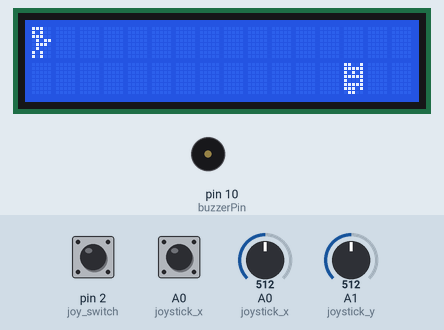
The sketch below on a simulated Arduino Uno, built with avr-gcc and run on an emulated ATmega328P. On the bench: 16×2 character LCD, buzzer (waves = sounding). The test bench sets the inputs (shaded band); at power-on: pin 2 (joy_switch) HIGH, A0 (joystick_x) = 512, A1 (joystick_y) = 512, A0 (joystick_x) HIGH. Random numbers use the default seed unless the sketch sets one.

Above: at 2.7 s.
2.8 s: pin 2 (joy_switch) pulled LOW for 0.15 s
At 3.43 s:
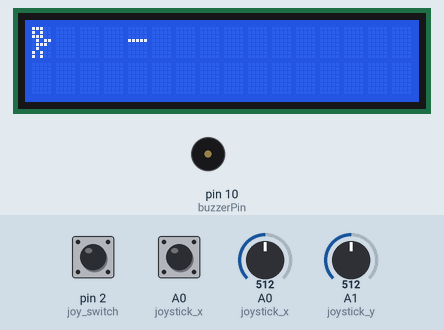
5.0 s: A0 (joystick_x) set to 5
At 6.6 s:
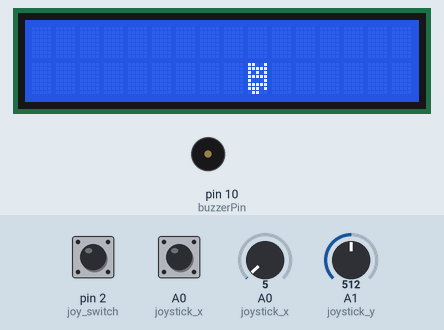
6.8 s: A0 (joystick_x) set to 1010
At 7.07 s:
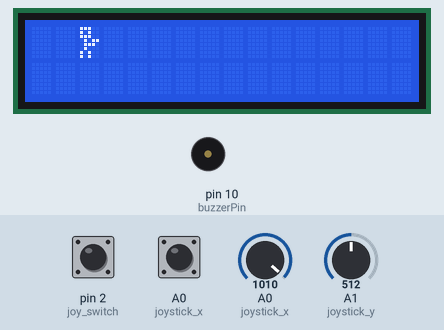
8.3 s: A1 (joystick_y) set to 984
9.8 s: A1 (joystick_y) set to 1008
At 14.54 s:
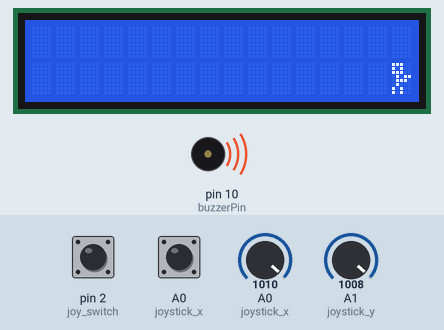
Timing chart, 0 to 16.2 s (numbered marks = the images above; inputs shaded):
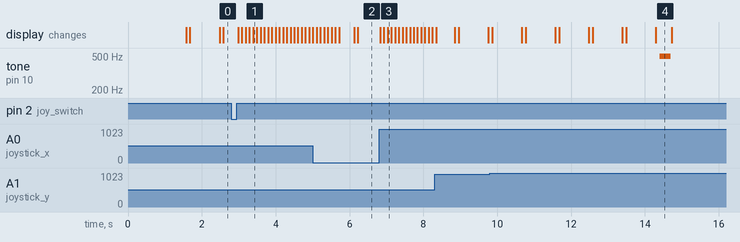

The sketch:

sketch_feb11a.ino
```cpp
#include <LiquidCrystal.h>

LiquidCrystal lcd(12,11,6,5,4,3);

int score = 0;

int joystick_x = A0;  // attaching vr_x to A0
int joystick_y = A1;  // attaching vr_y to A1
int joy_switch = 2;  // attaching switch to 2
int value_x;
int value_y;
int value_sw;

long randnumber;
int a = 15;
int start_creature = 1;
int moving = 0;

static bool joyPushed = false;

int x = 0;  // man's x coordinate
int y = 0;  // man's y coordinate

// setting time of creature's motion
unsigned long previousMillis1 = 0;
long OnTime_creature = 100;
long OffTime_creature = 900;
// setting time of bullet's motion
unsigned long previousMillis2 = 0;
long OnTime_bullet = 100;
long OffTime_bullet = 200;
int bullet_goes = 0;
int x_1;  // bullet's x coordinate
int y_1;  // bullet's y coordinate
int loop_bullet;

int buzzerPin = 10;  // attaching buzzer to 10
int B = 494;  // a note for crash
static bool crash_sound = false;

// drawing man
byte man[8] = {
	0b11100,
	0b10100,
	0b11100,
	0b01011,
	0b01110,
	0b01000,
	0b10100,
	0b10100
};

// drawing bullet
byte bullet[8] = {
	0b00000,
	0b00000,
	0b00000,
	0b11111,
	0b00000,
	0b00000,
	0b00000,
	0b00000
};

// drawing bulet
byte creature[8] = {
	0b11001,
	0b11111,
	0b10101,
	0b11111,
	0b10001,
	0b11111,
	0b11101,
	0b01100
};

void game_over() {
  if ( crash_sound == true ) {
    tone(buzzerPin, B);
    delay(300);
    noTone(buzzerPin);
    delay(20);
    crash_sound = false;
  }

  start_creature = 0;
  bullet_goes = 0;
  moving = 0;
  OffTime_creature = 900;
  lcd.clear();
  lcd.setCursor(3,0);
  lcd.write("GAME OVER!");
  lcd.setCursor(3,1);
  lcd.write("Score: ");
  lcd.print(score);

  value_x = digitalRead(joystick_x);
  if ( value_x == 0 ) {
    lcd.clear();
    start_creature = 1;
    score = 0;
    x = 0;
    y = 0;
    game_loop();
  }
}

void game_loop() {
  unsigned long currentMillis = millis();
  value_sw = digitalRead(joy_switch);  // reading value of joy_switch
  value_x = analogRead(joystick_x);  // reading value of joy_x
  value_y = analogRead(joystick_y);  // reading value of joy_y

  if (start_creature == 1) {
    a = 15;
    randnumber = random (0,2);
    moving = 1;
    start_creature = 0;
  }

  if ( moving == 1 ) {
    if ( ( a > -1 ) && (currentMillis - previousMillis1 >= OnTime_creature ) ) {
      lcd.setCursor(a, randnumber);  // updating the position of creature
      lcd.write(byte(2));
    }
    if ( ( a > -1 ) && ( currentMillis - previousMillis1 >= OffTime_creature ) ) {
      lcd.setCursor(a, randnumber);
      lcd.write(" ");
      previousMillis1 = currentMillis;  // remember the time
      a -= 1;
      if ( a == -1 ) {
        a = 15;
        randnumber = random (0,2);
        start_creature = 1;
      }
    }
  }
  lcd.setCursor(x,y);
  lcd.write(byte(0));

  // moving in +x direction
  if ( value_x >= 990 && x < 15) {
      lcd.setCursor(x,y);
      lcd.write(" ");
      x += 1;
      lcd.setCursor(x,y);
      lcd.write(byte(0));
  }
  // moving in -x direction
  if ( value_x <= 5 && x >= 0) {
    lcd.setCursor(x,y);
    lcd.write(" ");
    x -= 1;
    lcd.setCursor(x,y);
    lcd.write(byte(0));
  }
  // moving in -y direction
  if ( value_y <= 5 && y > 0 )  {
    lcd.setCursor(x,y);
    lcd.write(" ");
    y -= 1;
    lcd.setCursor(x,y);
    lcd.write(byte(0));
  }
  // moving in +y direction
  if ( value_y >= 1000 && y < 1 ) {
    lcd.setCursor(x,y);
    lcd.write(" ");
    y += 1;
    lcd.setCursor(x,y);
    lcd.write(byte(0));
  }

  if ( value_sw == 0 ) {
    bullet_goes = 1;
    x_1 = x + 1;
    y_1 = y;
    loop_bullet = 0;
  }

  if (bullet_goes == 1) {
    if ( (loop_bullet < 16) && (currentMillis - previousMillis2 >= OnTime_bullet ) ) {
      lcd.setCursor(x_1, y_1);  // updating the position of bullet
      lcd.write(byte(1));
    }
    if ( (loop_bullet < 16) && ( currentMillis - previousMillis2 >= OffTime_bullet ) ) {
      lcd.setCursor(x_1, y_1);
      lcd.write(" ");
      previousMillis2 = currentMillis;  // remember the time
      x_1++;;
      if ( x_1 == 16 ) {
        x_1 = 0;
        bullet_goes = 0;
      }
    }
  }
  // killing creature
  if ( (a == x_1) && (randnumber == y_1) ) {
    lcd.setCursor(x_1, y_1);
    lcd.write(" ");

    score++;

    bullet_goes = 0;
    moving = 0;
    start_creature = 1;
    x_1 = 0;
    y_1 = 0;
    // while score is less than 11, speed up creature with 25
    if ( score <= 15 ) {
      OffTime_creature -= 25;
    }
    // while score is between 10 and 15, speed up creature with 20
    else if ( (score > 15) && (score <= 25) ) {
      OffTime_creature -= 20;
    }
    // while score is between 25 and 30, speed up creature with 15
    else if ( (score > 25) && (score <= 30) ) {
      OffTime_creature -= 15;
    }
    // while score is between 30 and 40, speed up creature with 10
    else if ( (score > 30) && (score <= 40) ) {
      OffTime_creature -= 10;
    }
  }

  crash_sound = true;
}

void home_screen() {
  lcd.setCursor(0,0);
  lcd.print("Zombie Dash 1.0");
  lcd.setCursor(2,1);
  lcd.print("By marnop");
  delay(1500);
  lcd.clear();
}

void setup() {
  Serial.begin(9600);  // starting serial port
  pinMode(joystick_x, INPUT);
  pinMode(joystick_y, INPUT);
  pinMode(joy_switch, INPUT_PULLUP);
  lcd.begin(16,2);
  lcd.createChar(0, man);
  lcd.createChar(1, bullet);
  lcd.createChar(2, creature);

  randnumber = random(0,1);  // getting random number for the creature
  home_screen();
}

void loop() {

  if ( ((a == x) && (randnumber == y)) || (a == 0) ) {
    game_over();
  }
  else {
    game_loop();
  }
  delay(100);
}
```

Measured:
- the behaviour switches between 999 and 1000 on A1 (joystick_y) (found by bisection; images 3 and 4)
- what the display in image 4 shows lasts 0.4 s, from 14.3 s to 14.7 s
